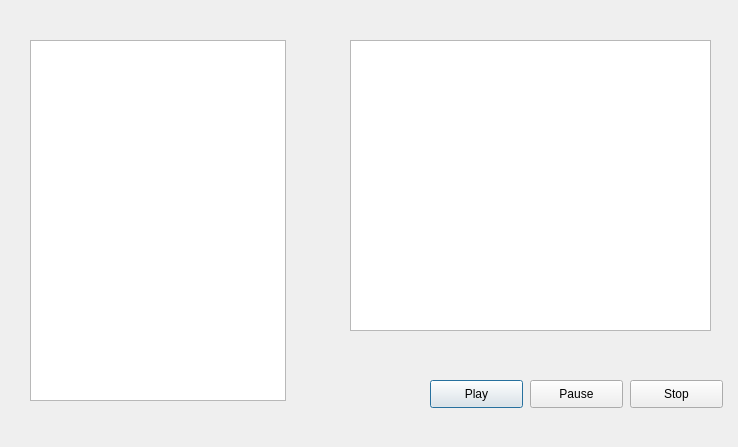
<?xml version="1.0" encoding="UTF-8"?>
<ui version="4.0">
 <class>Dialog</class>
 <widget class="QDialog" name="Dialog">
  <property name="geometry">
   <rect>
    <x>0</x>
    <y>0</y>
    <width>738</width>
    <height>447</height>
   </rect>
  </property>
  <property name="windowTitle">
   <string>Dialog</string>
  </property>
  <widget class="QPushButton" name="btnPlay">
   <property name="geometry">
    <rect>
     <x>430</x>
     <y>380</y>
     <width>93</width>
     <height>28</height>
    </rect>
   </property>
   <property name="text">
    <string>Play</string>
   </property>
  </widget>
  <widget class="QPushButton" name="btnPause">
   <property name="geometry">
    <rect>
     <x>530</x>
     <y>380</y>
     <width>93</width>
     <height>28</height>
    </rect>
   </property>
   <property name="text">
    <string>Pause</string>
   </property>
  </widget>
  <widget class="QPushButton" name="btnStop">
   <property name="geometry">
    <rect>
     <x>630</x>
     <y>380</y>
     <width>93</width>
     <height>28</height>
    </rect>
   </property>
   <property name="text">
    <string>Stop</string>
   </property>
  </widget>
  <widget class="QListView" name="listView">
   <property name="geometry">
    <rect>
     <x>30</x>
     <y>40</y>
     <width>256</width>
     <height>361</height>
    </rect>
   </property>
  </widget>
  <widget class="QGraphicsView" name="graphicsView">
   <property name="geometry">
    <rect>
     <x>350</x>
     <y>40</y>
     <width>361</width>
     <height>291</height>
    </rect>
   </property>
  </widget>
 </widget>
 <resources/>
 <connections/>
</ui>
